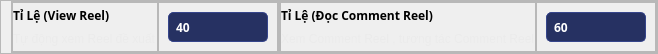
                         <widget class="QFrame" name="frame_122">
                          <property name="maximumSize">
                           <size>
                            <width>16777215</width>
                            <height>50</height>
                           </size>
                          </property>
                          <property name="styleSheet">
                           <string notr="true">QFrame#frame_122{
border-bottom:0.5px solid #2f3d7a;
padding-bottom:4px;
}</string>
                          </property>
                          <property name="frameShape">
                           <enum>QFrame::StyledPanel</enum>
                          </property>
                          <property name="frameShadow">
                           <enum>QFrame::Raised</enum>
                          </property>
                          <layout class="QHBoxLayout" name="horizontalLayout_88">
                           <property name="spacing">
                            <number>0</number>
                           </property>
                           <property name="leftMargin">
                            <number>10</number>
                           </property>
                           <property name="topMargin">
                            <number>0</number>
                           </property>
                           <property name="rightMargin">
                            <number>0</number>
                           </property>
                           <property name="bottomMargin">
                            <number>0</number>
                           </property>
                           <item>
                            <widget class="QFrame" name="frame_123">
                             <property name="frameShape">
                              <enum>QFrame::StyledPanel</enum>
                             </property>
                             <property name="frameShadow">
                              <enum>QFrame::Raised</enum>
                             </property>
                             <layout class="QHBoxLayout" name="horizontalLayout_89">
                              <property name="spacing">
                               <number>0</number>
                              </property>
                              <property name="leftMargin">
                               <number>0</number>
                              </property>
                              <property name="topMargin">
                               <number>0</number>
                              </property>
                              <property name="rightMargin">
                               <number>0</number>
                              </property>
                              <property name="bottomMargin">
                               <number>0</number>
                              </property>
                              <item>
                               <widget class="QFrame" name="frame_124">
                                <property name="frameShape">
                                 <enum>QFrame::StyledPanel</enum>
                                </property>
                                <property name="frameShadow">
                                 <enum>QFrame::Raised</enum>
                                </property>
                                <layout class="QVBoxLayout" name="verticalLayout_47">
                                 <property name="spacing">
                                  <number>0</number>
                                 </property>
                                 <property name="leftMargin">
                                  <number>0</number>
                                 </property>
                                 <property name="topMargin">
                                  <number>0</number>
                                 </property>
                                 <property name="rightMargin">
                                  <number>0</number>
                                 </property>
                                 <property name="bottomMargin">
                                  <number>0</number>
                                 </property>
                                 <item>
                                  <widget class="QLabel" name="label_41">
                                   <property name="font">
                                    <font>
                                     <family>MesloLGLDZ Nerd Font</family>
                                     <weight>75</weight>
                                     <bold>true</bold>
                                    </font>
                                   </property>
                                   <property name="text">
                                    <string>Tỉ Lệ (View Reel)</string>
                                   </property>
                                  </widget>
                                 </item>
                                 <item>
                                  <widget class="QLabel" name="label_42">
                                   <property name="styleSheet">
                                    <string notr="true">color: rgb(235, 235, 235);</string>
                                   </property>
                                   <property name="text">
                                    <string>Tự động xem Reel đề xuất</string>
                                   </property>
                                  </widget>
                                 </item>
                                </layout>
                               </widget>
                              </item>
                              <item alignment="Qt::AlignRight">
                               <widget class="QFrame" name="FrameID_ProfileLog_6">
                                <property name="maximumSize">
                                 <size>
                                  <width>200</width>
                                  <height>16777215</height>
                                 </size>
                                </property>
                                <property name="frameShape">
                                 <enum>QFrame::StyledPanel</enum>
                                </property>
                                <property name="frameShadow">
                                 <enum>QFrame::Raised</enum>
                                </property>
                                <layout class="QVBoxLayout" name="verticalLayout_59">
                                 <item alignment="Qt::AlignRight">
                                  <widget class="QLineEdit" name="ReelPercent">
                                   <property name="minimumSize">
                                    <size>
                                     <width>0</width>
                                     <height>30</height>
                                    </size>
                                   </property>
                                   <property name="maximumSize">
                                    <size>
                                     <width>100</width>
                                     <height>16777215</height>
                                    </size>
                                   </property>
                                   <property name="font">
                                    <font>
                                     <family>MesloLGLDZ Nerd Font</family>
                                     <pointsize>9</pointsize>
                                     <weight>75</weight>
                                     <bold>true</bold>
                                    </font>
                                   </property>
                                   <property name="styleSheet">
                                    <string notr="true">QLineEdit{
color: rgb(255, 255, 255);
background-color: rgb(38, 49, 98);
border-radius:5px;
padding:5px;
border:1px solid #36458b;
}
QLineEdit:hover{
color: rgb(255, 255, 255);
background-color: rgb(38, 49, 98);
border-radius:5px;
border:1px solid #3a4a95;
padding:5px;
}
</string>
                                   </property>
                                   <property name="text">
                                    <string>40</string>
                                   </property>
                                   <property name="placeholderText">
                                    <string>0-&gt;100</string>
                                   </property>
                                  </widget>
                                 </item>
                                </layout>
                               </widget>
                              </item>
                             </layout>
                            </widget>
                           </item>
                           <item>
                            <widget class="QFrame" name="frame_125">
                             <property name="frameShape">
                              <enum>QFrame::StyledPanel</enum>
                             </property>
                             <property name="frameShadow">
                              <enum>QFrame::Raised</enum>
                             </property>
                             <layout class="QHBoxLayout" name="horizontalLayout_90">
                              <property name="spacing">
                               <number>0</number>
                              </property>
                              <property name="leftMargin">
                               <number>0</number>
                              </property>
                              <property name="topMargin">
                               <number>0</number>
                              </property>
                              <property name="rightMargin">
                               <number>0</number>
                              </property>
                              <property name="bottomMargin">
                               <number>0</number>
                              </property>
                              <item>
                               <widget class="QFrame" name="frame_126">
                                <property name="frameShape">
                                 <enum>QFrame::StyledPanel</enum>
                                </property>
                                <property name="frameShadow">
                                 <enum>QFrame::Raised</enum>
                                </property>
                                <layout class="QVBoxLayout" name="verticalLayout_48">
                                 <property name="spacing">
                                  <number>0</number>
                                 </property>
                                 <property name="leftMargin">
                                  <number>0</number>
                                 </property>
                                 <property name="topMargin">
                                  <number>0</number>
                                 </property>
                                 <property name="rightMargin">
                                  <number>0</number>
                                 </property>
                                 <property name="bottomMargin">
                                  <number>0</number>
                                 </property>
                                 <item>
                                  <widget class="QLabel" name="label_43">
                                   <property name="font">
                                    <font>
                                     <family>MesloLGLDZ Nerd Font</family>
                                     <weight>75</weight>
                                     <bold>true</bold>
                                    </font>
                                   </property>
                                   <property name="text">
                                    <string>Tỉ Lệ (Đọc Comment Reel)</string>
                                   </property>
                                  </widget>
                                 </item>
                                 <item>
                                  <widget class="QLabel" name="label_44">
                                   <property name="styleSheet">
                                    <string notr="true">color: rgb(235, 235, 235);</string>
                                   </property>
                                   <property name="text">
                                    <string>Xem Comment Reel , tương tác Comment Reel</string>
                                   </property>
                                  </widget>
                                 </item>
                                </layout>
                               </widget>
                              </item>
                              <item alignment="Qt::AlignRight">
                               <widget class="QFrame" name="FrameID_Backup_6">
                                <property name="maximumSize">
                                 <size>
                                  <width>200</width>
                                  <height>16777215</height>
                                 </size>
                                </property>
                                <property name="frameShape">
                                 <enum>QFrame::StyledPanel</enum>
                                </property>
                                <property name="frameShadow">
                                 <enum>QFrame::Raised</enum>
                                </property>
                                <layout class="QVBoxLayout" name="verticalLayout_60">
                                 <item>
                                  <widget class="QLineEdit" name="ReadReelCommentPercent">
                                   <property name="minimumSize">
                                    <size>
                                     <width>0</width>
                                     <height>30</height>
                                    </size>
                                   </property>
                                   <property name="maximumSize">
                                    <size>
                                     <width>100</width>
                                     <height>16777215</height>
                                    </size>
                                   </property>
                                   <property name="font">
                                    <font>
                                     <family>MesloLGLDZ Nerd Font</family>
                                     <pointsize>9</pointsize>
                                     <weight>75</weight>
                                     <bold>true</bold>
                                    </font>
                                   </property>
                                   <property name="styleSheet">
                                    <string notr="true">QLineEdit{
color: rgb(255, 255, 255);
background-color: rgb(38, 49, 98);
border-radius:5px;
padding:5px;
border:1px solid #36458b;
}
QLineEdit:hover{
color: rgb(255, 255, 255);
background-color: rgb(38, 49, 98);
border-radius:5px;
border:1px solid #3a4a95;
padding:5px;
}
</string>
                                   </property>
                                   <property name="text">
                                    <string>60</string>
                                   </property>
                                   <property name="placeholderText">
                                    <string>0-&gt;100</string>
                                   </property>
                                  </widget>
                                 </item>
                                </layout>
                               </widget>
                              </item>
                             </layout>
                            </widget>
                           </item>
                          </layout>
                         </widget>
